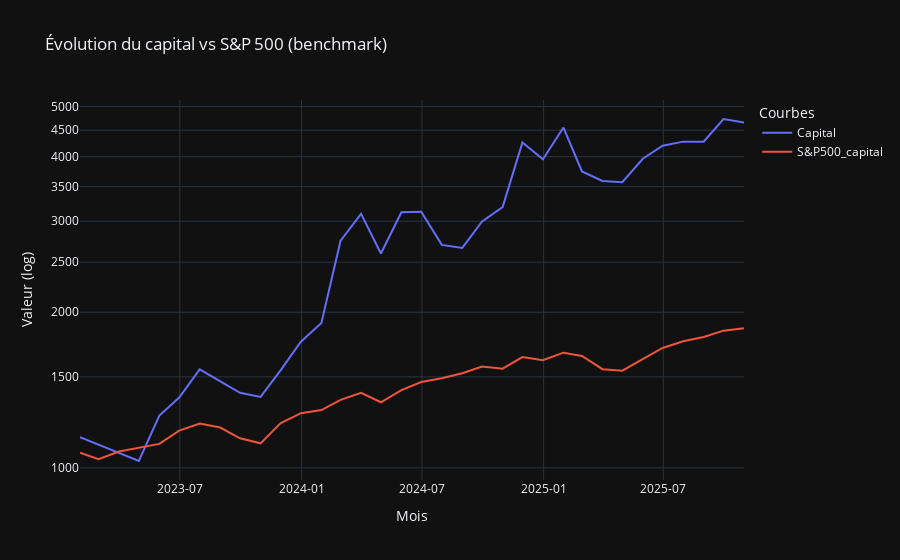
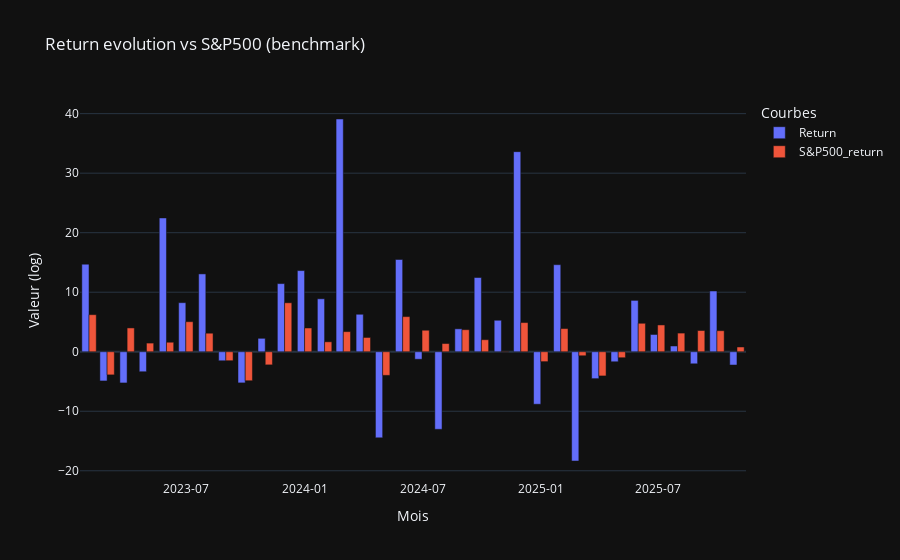
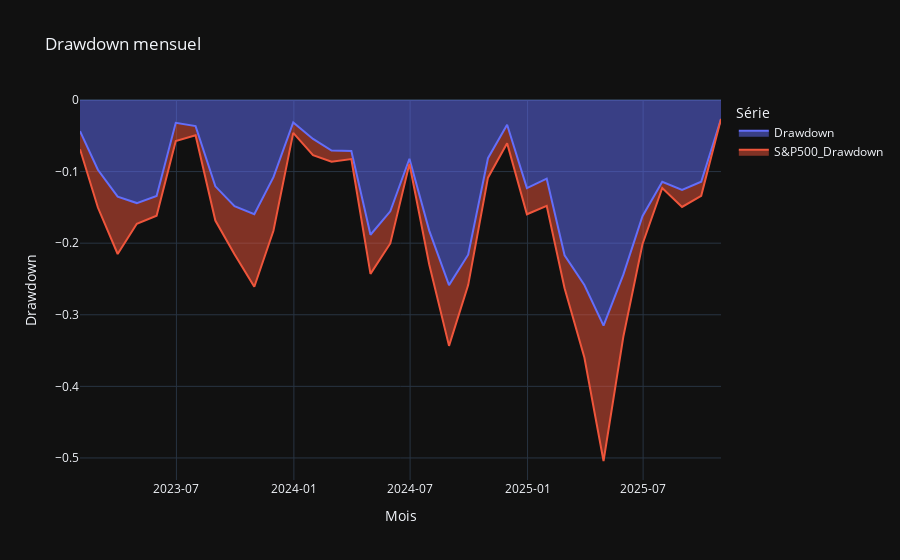
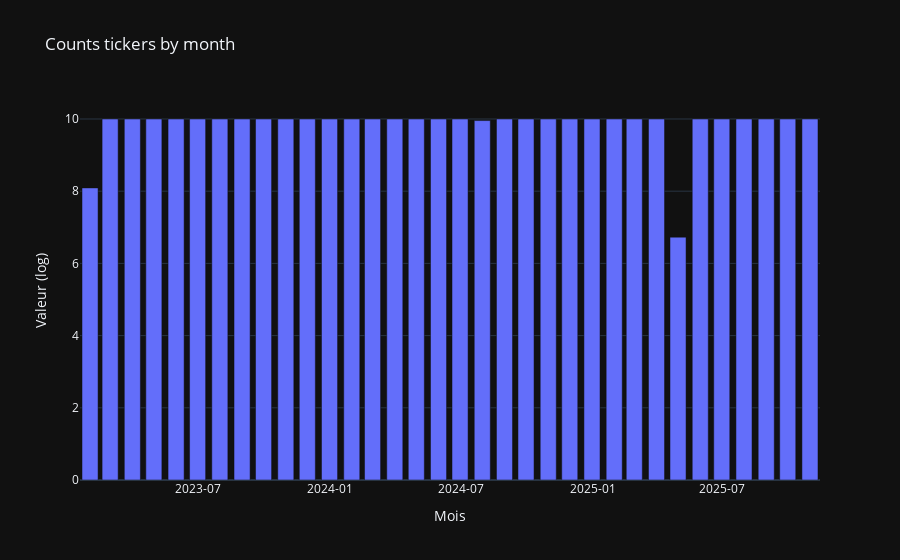

These figures' notebook cell, in order:
### Code cell
# 6) Tracer l’évolution du capital vs benchmark (échelle log)
fig = px.line(
    portfolio_per_month.reset_index(),
    x="Date",
    y=["Capital", "S&P500_capital"],
    title="Évolution du capital vs S&P 500 (benchmark)",
    labels={"value": "Valeur", "variable": "Série", "Date": "Mois"}
)

fig.update_yaxes(type="log")  # axe Y en échelle logarithmique
fig.update_layout(
    xaxis_tickformat="%Y-%m",
    xaxis_title="Mois",
    yaxis_title="Valeur (log)",
    legend_title="Courbes"
)
fig.show()

fig = px.bar(
    portfolio_per_month.reset_index(),
    x="Date",
    y=["Return", "S&P500_return"],
    barmode="group",
    title="Return evolution vs S&P500 (benchmark)",
    labels={"value": "Valeur", "variable": "Série", "Date": "Mois"}
)
# axe Y en échelle logarithmique
fig.update_layout(
    xaxis_tickformat="%Y-%m",
    xaxis_title="Mois",
    yaxis_title="Valeur (log)",
    legend_title="Courbes"
)
fig.show()

fig = px.area(
    portfolio_per_month.reset_index(),
    x='Date',
    y=["Drawdown", "S&P500_Drawdown"],
    title="Drawdown mensuel",
    labels={"value": "Valeur", "variable": "Série", "Date": "Mois"}
)
fig.update_layout(
    xaxis_tickformat='%Y-%m',
    yaxis_tickformat='%.0%',
    yaxis_title="Drawdown",
)
fig.show()

fig = px.bar(
    portfolio_per_month.reset_index(),
    x="Date",
    y="Ticker_Count",
    title="Counts tickers by month",
    labels={"value": "Valeur", "variable": "Série", "Date": "Mois"}
)
# axe Y en échelle logarithmique
fig.update_layout(
    xaxis_tickformat="%Y-%m",
    xaxis_title="Mois",
    yaxis_title="Valeur (log)",
    legend_title="Courbes"
)
fig.show()

fig = px.line(
    portfolio_per_annual.reset_index(),
    x="Date",
    y=["Capital", "S&P500_capital"],
    title="Évolution du capital vs S&P500 (benchmark)",
    labels={"value": "Valeur", "variable": "Série", "Date": "Mois"}
)

fig.update_yaxes(type="log")  # axe Y en échelle logarithmique
fig.update_layout(
    xaxis_tickformat="%Y-%m",
    xaxis_title="Mois",
    yaxis_title="Valeur (log)",
    legend_title="Courbes"
)
fig.show()

fig = px.bar(
    portfolio_per_annual.reset_index(),
    x="Date",
    y=["Return", "S&P500_return"],
    barmode="group",
    title="Return evolution vs S&P500 (benchmark)",
    labels={"value": "Valeur", "variable": "Série", "Date": "Mois"}
)
# axe Y en échelle logarithmique
fig.update_layout(
    xaxis_tickformat="%Y-%m",
    xaxis_title="Mois",
    yaxis_title="Valeur (log)",
    legend_title="Courbes"
)
fig.show()

fig = px.area(
    portfolio_per_annual.reset_index(),
    x='Date',
    y=["Drawdown", "S&P500_Drawdown"],
    title="Drawdown annuel",
    labels={"value": "Valeur", "variable": "Série", "Date": "Mois"}
)
fig.update_layout(
    xaxis_tickformat='%Y-%m',
    yaxis_tickformat='%.0%',
    yaxis_title="Drawdown",
)
fig.show()
